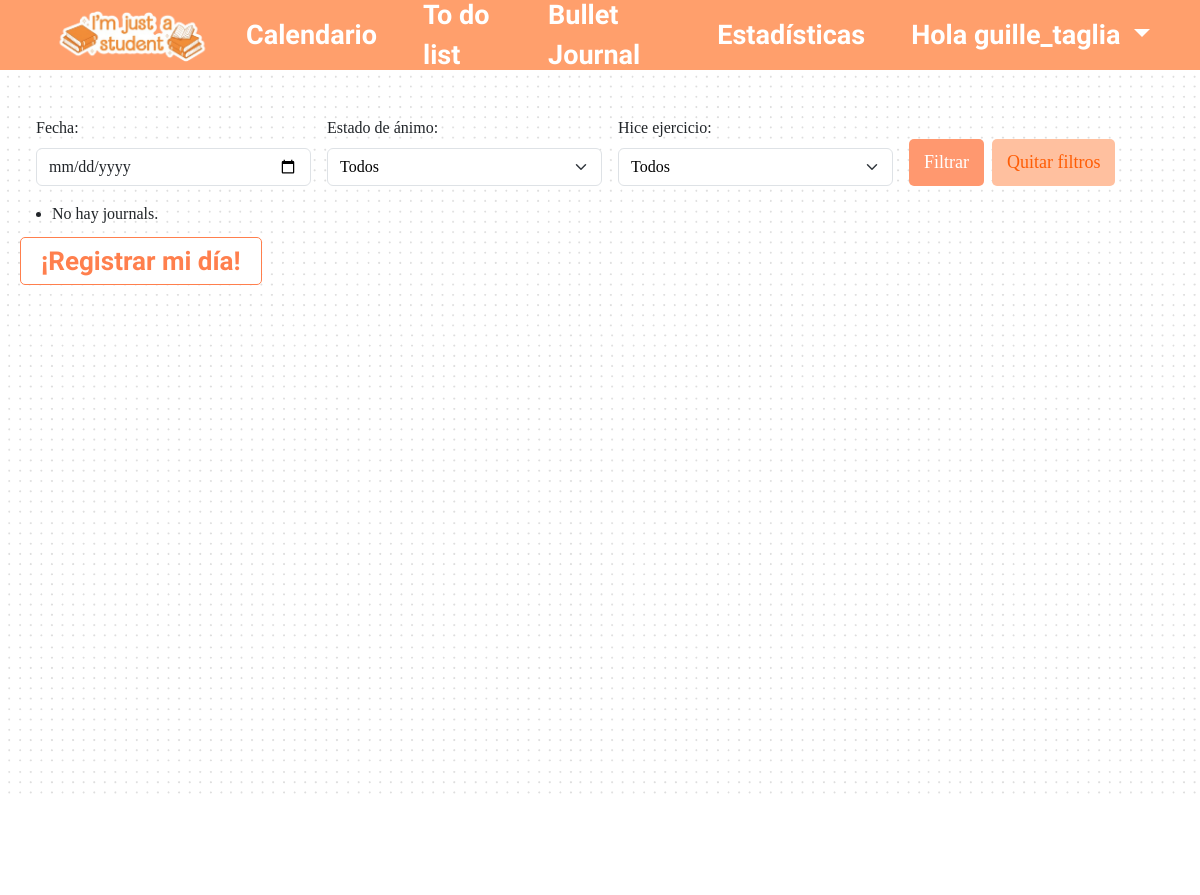
Before: /journals/ (signed in, upper part) with the older database file.
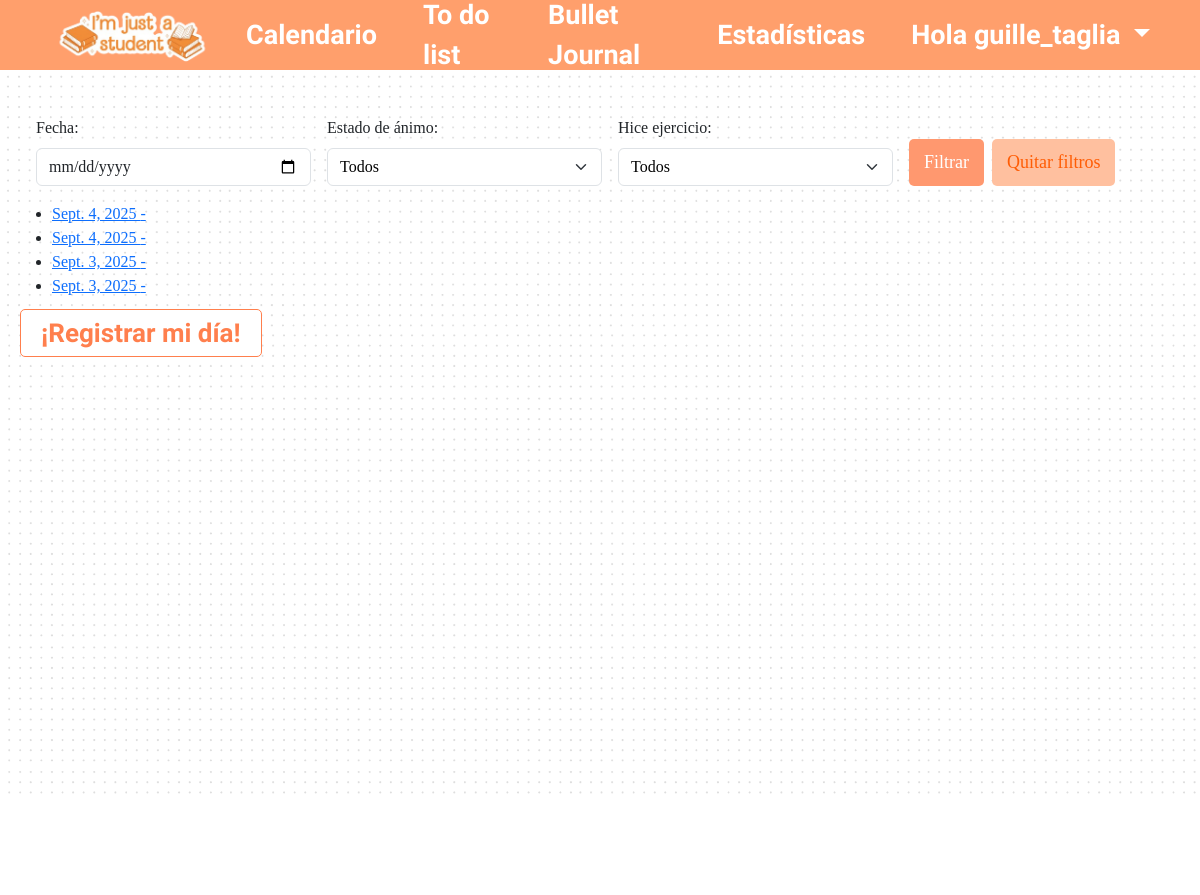
After: the same page with the newer database file.
### bullet_journal/models.py (models this page shows, shortened)
class Journal(models.Model):
    user = models.ForeignKey(User, on_delete=models.CASCADE)
    date = models.DateField()
    title = models.CharField(max_length=200, blank=True)
    content = models.TextField(null=True, blank=True)
    mood = models.CharField(max_length=50)
    sleep_hours = models.FloatField(null=True)
    water_glasses = models.IntegerField(null=True)
    exercise = models.BooleanField(default=False)
    image = models.ImageField(upload_to='journal_images/', null=True, blank=True)

### bullet_journal/views/journal_views.py (the view)
# urls.py: path('journals/', journal_list, name='journal_list'),
@login_required
def journal_list(request):
    journals = Journal.objects.filter(user=request.user).order_by('-date')
    date_filter = request.GET.get('date')
    mood_filter = request.GET.get('mood')
    exercise_filter = request.GET.get('exercise')
    if date_filter:
        journals = journals.filter(date=date_filter)
    if mood_filter:
        journals = journals.filter(mood__icontains=mood_filter)
    if exercise_filter in ['true', 'false']:
        journals = journals.filter(exercise=(exercise_filter == 'true'))
    moods_disponibles = Journal.objects.filter(user=request.user).values_list('mood', flat=True).distinct()
    return render(request, 'bullet_journal/journal/list.html', {
        'journals': journals,
        'moods_disponibles': moods_disponibles,
    })

### bullet_journal/templates/bullet_journal/journal/list.html (shortened to what this page needs)
{% extends "header.html" %}
{% load static %}
    {% block extra_head %}
    <link href="https://cdn.jsdelivr.net/npm/bootstrap@5.3.3/dist/css/bootstrap.min.css" rel="stylesheet">
    <link rel="stylesheet" href="{% static 'bullet_journal/css/styles.css' %}">
    {% endblock %}
{% block contenido %}
<body>
    <div class="journal">
            <form method="get" class="p-3">
                <div class="row g-3 align-items-end">
                    <div class="col-md-3">
                        <label for="date" class="form-label">Fecha:</label>
                        <input type="date" id="date" name="date" value="{{ request.GET.date }}" class="form-control">
                    </div>
                    <div class="col-md-3">
                        <label for="mood" class="form-label">Estado de ánimo:</label>
                        <select id="mood" name="mood" class="form-select">
                            <option value="">Todos</option>
                        </select>
                    </div>
                    <div class="col-md-3">
                        <label for="exercise" class="form-label">Hice ejercicio:</label>
                        <select id="exercise" name="exercise" class="form-select">
                            <option value="">Todos</option>
                        </select>
                    </div>
                    <div class="col-md-3 d-flex gap-2">
                        <button type="submit" class="btn btn-primary">Filtrar</button>
                        <a href="{% url 'journal_list' %}" class="btn btn-secondary">Quitar filtros</a>
                    </div>
                </div>
            </form>
            <ul>
            {% for journal in journals %}
                <li>
                    <a href="{% url 'journal_detail' journal.pk %}">
                        {{ journal.date }} - {{ journal.title }}
                    </a>
                </li>
            {% empty %}
                <li>No hay journals.</li>
            {% endfor %}
            </ul>
            <div class="journal_create">
                <a href="{% url 'journal_create' %}">¡Registrar mi día!</a>
            </div>
        </div>
<h1>Water Tracker</h1>
</body>
{% endblock %}

### bullet_journal/templates/header.html (shortened to what this page needs)
{% load static %}
<html>
<head>
    <link href="https://cdn.jsdelivr.net/npm/bootstrap@5.3.3/dist/css/bootstrap.min.css" rel="stylesheet">
    <link rel="stylesheet" href="{% static 'bullet_journal/css/styles.css' %}">
    {% block extra_head %}{% endblock %}
</head>
<body>
<header>
<nav class="navbar navbar-expand-lg navbar-light custom-header">
  <div class="container-fluid">
    <a class="navbar-brand" href="{% url 'home' %}">
      <img src="{% static 'bullet_journal/images/logo1.png' %}" alt="Logo" class="logo-img">
    </a>
    <div class="collapse navbar-collapse" id="navbarContent">
      <ul class="navbar-nav ms-auto nav-links">
        <li class="nav-item">
          <a class="nav-link" href="{% url 'calendar' %}">Calendario</a>
        </li>
        <li class="nav-item">
          <a class="nav-link" href="{% url 'to_do_list' %}">To do list</a>
        </li>
        <li class="nav-item">
          <a class="nav-link" href="{% url 'journal_list' %}">Bullet Journal</a>
        </li>
        <li class="nav-item">
          <a class="nav-link" href="{% url 'stadistics' %}">Estadísticas</a>
        </li>
        {% if user.is_authenticated %}
        <li class="nav-item dropdown">
          <a class="nav-link dropdown-toggle" href="#" id="userDropdown" role="button" data-bs-toggle="dropdown" aria-expanded="false">
            Hola {{ user.username }}
          </a>
        </li>
        {% else %}
        <li class="nav-item">
          <a class="nav-link" href="{% url 'login' %}">Inicia sesión</a>
        </li>
        {% endif %}
      </ul>
    </div>
  </div>
</nav>
</header>
<main>
    {% block contenido %}{% endblock %}
</main>
</body>
</html>

### bullet_journal/static/bullet_journal/css/styles.css (style rules this page uses)
.custom-header { display: flex; justify-content: space-between; align-items: center; background-color: #ff9f6c; color: white; padding: 15px 30px; position: fixed; top: 0; left: 0; width: 100%; height: 70px; z-index: 1000; }
.logo-img { width: 180px; height: auto; }
.nav-links { list-style: none; display: flex; gap: 30px; align-items: center; }
.nav-links a { text-decoration: none; color: white; font-weight: bold; transition: color 0.3s; font-family: 'Amatic SC', cursive; font-size: 27px; }
.nav-item.dropdown .nav-link.dropdown-toggle { color: white !important; }
* { margin: 0; padding: 0; box-sizing: border-box; }
.journal { background-image: url("../images/fondo4.png"); background-size: cover; background-position: center; background-repeat: repeat-y; height: 100vh; margin: 0; font-family: 'Times New Roman', Times, serif; padding-top: 100px; padding-left: 20px; }
h1 { margin-top: 80px; padding: 20px; font-family: 'Dancing Script', cursive; color: #ff7f4d; font-size: 50px; text-align: center; }
.journal_create a { color: #ff7f4d; background-color: white; padding: 8px 20px; text-decoration: none; border-radius: 5px; font-size: 26px; text-align: center; font-family: "Amatic SC", sans-serif; font-weight: bold; border: 1px solid #ff7f4d; }
.p-3 { font-family: 'Times New Roman', Times, serif; }
.btn.btn-primary { font-family: 'Times New Roman', Times, serif; font-size: 18px; background-color: #ff986f; color: white; border: none; padding: 10px 15px; border-radius: 5px; }
.btn.btn-secondary { font-family: 'Times New Roman', Times, serif; font-size: 18px; background-color: #ffc09f; color: #ff5c04; border: none; padding: 10px 15px; border-radius: 5px; }
.form-select { color: black; background-color: white; }
.form-select option:checked { background-color: #ff9359; color: white; }
:root { --cell: 28px; --gap: 2px; --border: #333; font-family: Arial, sans-serif; }

Changed rows visible on the page:
added Journal: date "Sept. 4, 2025"
added Journal: date "Sept. 4, 2025"
added Journal: date "Sept. 3, 2025"
added Journal: date "Sept. 3, 2025"
Other visible differences:
text no longer shown: "No hay journals."
